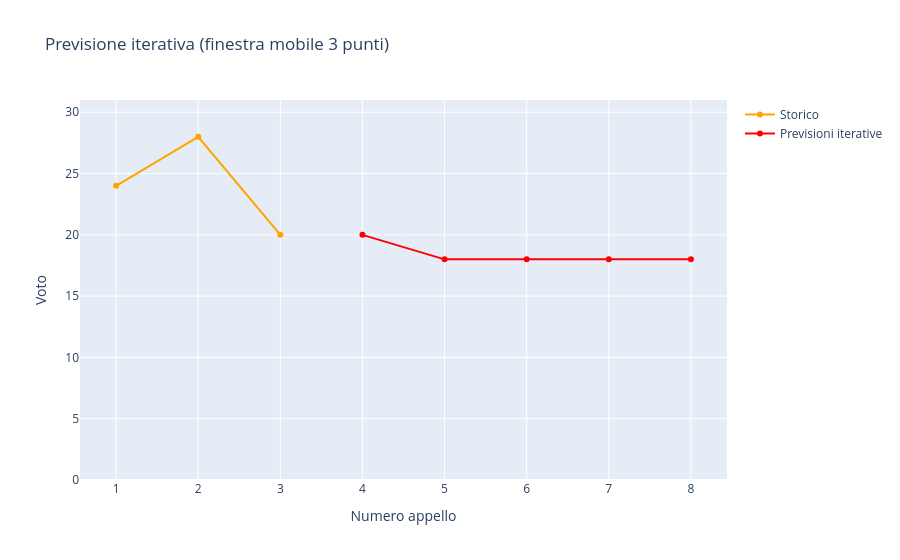

Write notebook code for a chart like this one.
### Code cell
import numpy as np
from sklearn.linear_model import LinearRegression
import plotly.graph_objects as go

def previsione_iterativa_senza_date(voti_reali, n_future):
    voti_reali = list(voti_reali)

    storico_x = list(range(1, len(voti_reali) + 1))
    storico_y = voti_reali.copy()

    current_x = storico_x.copy()
    current_y = storico_y.copy()

    future_x = []
    future_y = []

    for i in range(n_future):
        # prendi SOLO gli ultimi 3 punti
        x_window = np.array(current_x[-3:]).reshape(-1, 1)
        y_window = np.array(current_y[-3:], dtype=float)

        model = LinearRegression()
        model.fit(x_window, y_window)

        next_x = current_x[-1] + 1
        next_y = model.predict([[next_x]])[0]

        # limiti realistici
        next_y = float(np.clip(next_y, 18, 31))

        # salva
        future_x.append(next_x)
        future_y.append(next_y)

        # aggiorna dataset
        current_x.append(next_x)
        current_y.append(next_y)

    # grafico
    fig = go.Figure()

    fig.add_trace(go.Scatter(
        x=storico_x,
        y=storico_y,
        mode="lines+markers",
        name="Storico",
        line=dict(color="orange")
    ))

    fig.add_trace(go.Scatter(
        x=future_x,
        y=future_y,
        mode="lines+markers",
        name="Previsioni iterative",
        line=dict(color="red")
    ))

    fig.update_layout(
        title="Previsione iterativa (finestra mobile 3 punti)",
        xaxis_title="Numero appello",
        yaxis_title="Voto",
        yaxis=dict(range=[0, 31])
    )

    fig.show()

    return future_x, future_y

print(previsione_iterativa_senza_date([24, 28, 20], n_future=5))

### Figure 1 — Plotly figure (JSON) as saved in the notebook; plotly's stock layout.template omitted (floating-point values rounded to 4 significant figures)
{"data": [{"line": {"color": "orange"}, "mode": "lines+markers", "name": "Storico", "type": "scatter", "x": [1, 2, 3], "y": [24, 28, 20]}, {"line": {"color": "red"}, "mode": "lines+markers", "name": "Previsioni iterative", "type": "scatter", "x": [4, 5, 6, 7, 8], "y": [20, 18, 18, 18, 18]}], "layout": {"title": {"text": "Previsione iterativa (finestra mobile 3 punti)"}, "xaxis": {"title": {"text": "Numero appello"}}, "yaxis": {"range": [0, 31], "title": {"text": "Voto"}}}}
